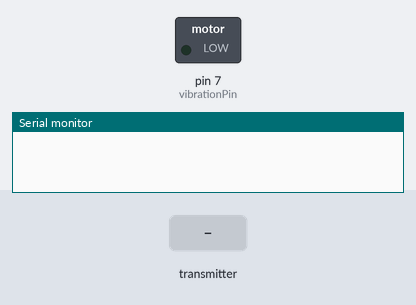
This sketch was run on a simulated Arduino Uno, built with avr-gcc and run on an emulated ATmega328P. Parts: switched loads named in the sketch (green lamp = pin HIGH), the last lines printed to the serial monitor. The test bench sets the inputs (shaded band). No radio packets arrive unless stated.

Above: at 1.2 s.
1.3 s: the transmitter starts sending received_value = 0
At 2.3 s:
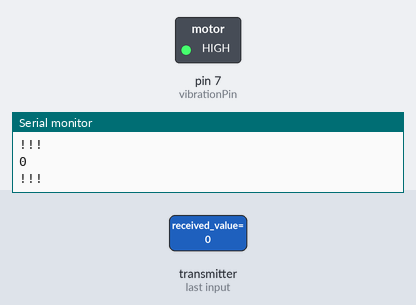
Timing chart, 0 to 4.3 s (numbered marks = the images above; inputs shaded):
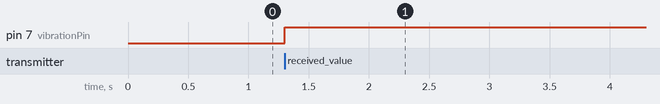

Measured:
- after the input at 1.3 s, pin 7 (vibrationPin): LOW → HIGH at once

The sketch:

mech_292_receiver.ino
```cpp
#include <RH_ASK.h>
#include <SPI.h>

#define vibrationPin 7

RH_ASK driver;

void setup() {
  // put your setup code here, to run once:

  Serial.begin(9600);
  pinMode(vibrationPin, OUTPUT);

  if (!driver.init()) {
    Serial.println("init failed");
  }

}

void loop() {

  int received_value = -1;
  uint8_t buflen = 2;

  if (driver.recv((uint8_t *) &received_value, &buflen)) {
    Serial.println(received_value);
    Serial.println("!!!");

    if (received_value == 1) {
      digitalWrite(vibrationPin, LOW);
    }

    else {
      digitalWrite(vibrationPin, HIGH);
    }

  }

}
```
